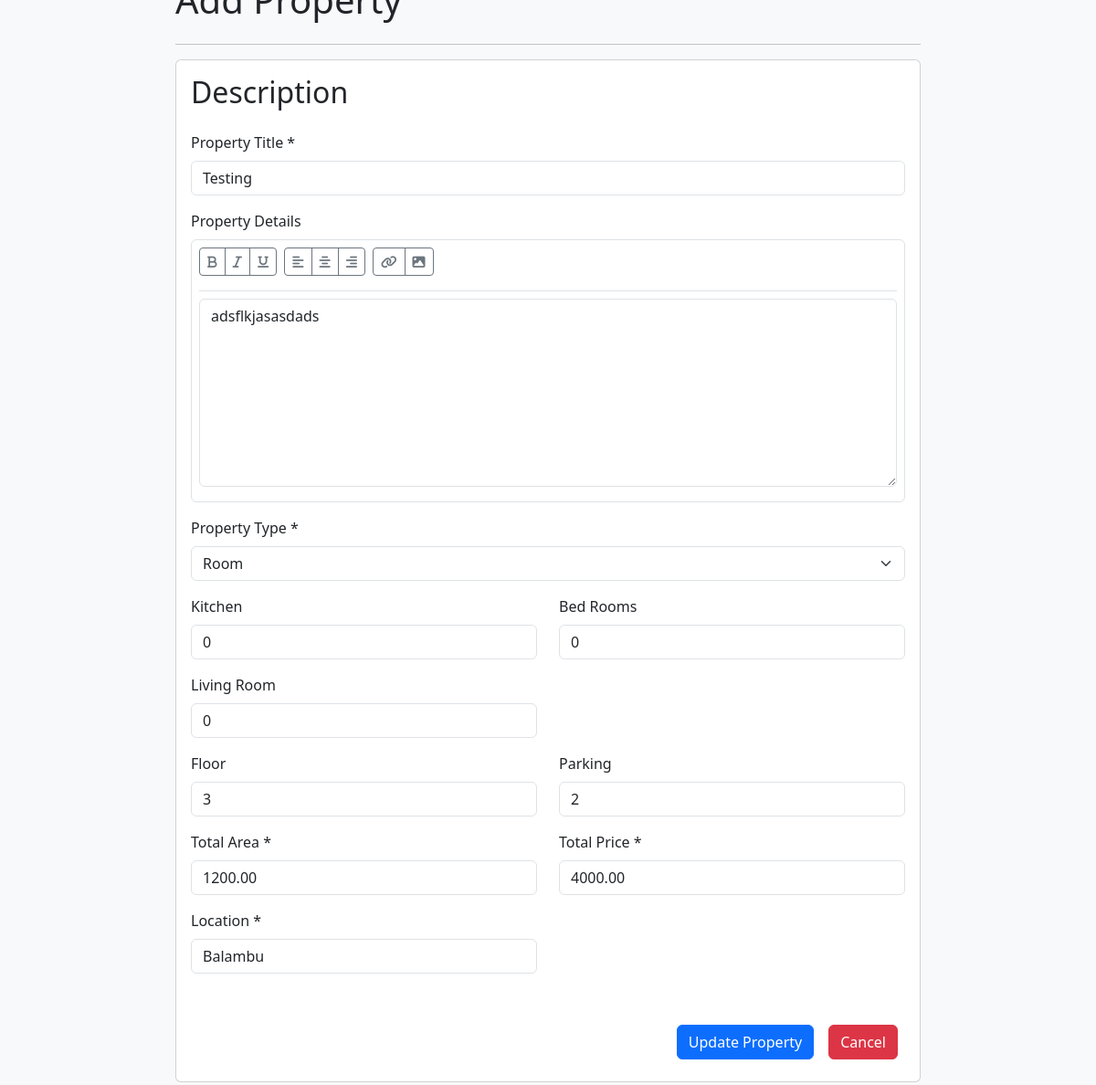
/admin/editProperty.php?id=94 (signed in), run on the app's committed database.
### tables this page shows
CREATE TABLE `property` (
  `id` int(11) NOT NULL,
  `property_title` varchar(255) NOT NULL,
  `description` text DEFAULT NULL,
  `property_type` enum('Room','Flat') NOT NULL,
  `kitchen` int(11) DEFAULT NULL,
  `bedroom` int(11) DEFAULT NULL,
  `living_room` int(11) DEFAULT NULL,
  `floor` int(11) DEFAULT NULL,
  `parking` int(11) DEFAULT NULL,
  `area` decimal(10,2) DEFAULT NULL,
  `total_price` decimal(10,2) DEFAULT NULL,
  `location` varchar(255) DEFAULT NULL,
  `added_date` timestamp NOT NULL DEFAULT current_timestamp(),
  `sold_status` tinyint(1) NOT NULL DEFAULT 1,
  `user_id` int(50) NOT NULL,
  `media` text DEFAULT NULL
);

### admin/editProperty.php (the view, shortened to what this page needs)
<!DOCTYPE html>
<html lang="en">
<?php
require '../includes/dbConnect.php'; ?>
<?php $id = $_GET['id'];
$property_query = "SELECT * FROM  property WHERE id = '$id'";
$property_result = mysqli_query($conn, $property_query);
?>
<head>
    <link href="https://cdn.jsdelivr.net/npm/bootstrap@5.3.0-alpha3/dist/css/bootstrap.min.css" rel="stylesheet">
    <link rel="stylesheet" href="https://cdnjs.cloudflare.com/ajax/libs/font-awesome/6.5.1/css/all.min.css">
</head>
<body style="margin-top:-1.5rem">
    <main class="flex-grow-1 padding-custom bg-light">
        <h1 class="mb-4">Add Property</h1>
        <hr>
        <?php
        if (mysqli_num_rows($property_result)) {
            while ($row = mysqli_fetch_array($property_result)) {
        ?>
                <div class="card">
                    <div class="card-body">
                        <h2 class="mb-4">Description</h2>
                        <form action="../control\editProperty.php" method="POST" enctype="multipart/form-data" required multiple>
                            <div class="mb-3">
                                <label for="name" class="form-label">Property Title *</label>
                                <input type="text" name="name" id="name" class="form-control" value="<?php echo $row['property_title']; ?>" required>
                            </div>
                            <div class="mb-3">
                                <label class="form-label">Property Details</label>
                                <div class="border rounded p-2">
                                    <div class="d-flex justify-content-between align-items-center pb-2 border-bottom">
                                        <div class="btn-toolbar" role="toolbar" aria-label="Formatting options for text editor">
                                            <div class="btn-group me-2 mb-2" role="group" aria-label="First group">
                                                <button type="button" class="btn btn-sm btn-outline-secondary"><i class="fas fa-bold"></i></button>
                                                <button type="button" class="btn btn-sm btn-outline-secondary"><i class="fas fa-italic"></i></button>
                                                <button type="button" class="btn btn-sm btn-outline-secondary"><i class="fas fa-underline"></i></button>
                                            </div>
                                            <div class="btn-group me-2 mb-2" role="group" aria-label="Second group">
                                                <button type="button" class="btn btn-sm btn-outline-secondary"><i class="fas fa-align-left"></i></button>
                                                <button type="button" class="btn btn-sm btn-outline-secondary"><i class="fas fa-align-center"></i></button>
                                                <button type="button" class="btn btn-sm btn-outline-secondary"><i class="fas fa-align-right"></i></button>
                                            </div>
                                            <div class="btn-group mb-2" role="group" aria-label="Third group">
                                                <button type="button" class="btn btn-sm btn-outline-secondary"><i class="fas fa-link"></i></button>
                                                <button type="button" class="btn btn-sm btn-outline-secondary"><i class="fas fa-image"></i></button>
                                            </div>
                                        </div>
                                    </div>
                                    <div class="py-2">
                                        <textarea id="description" name="description" rows="8" class="form-control"><?php echo $row['description']; ?></textarea>
                                    </div>
                                </div>
                            </div>
                            <div class="mb-3">
                                <label class="form-label">Property Type *</label>
                                <select class="form-select" aria-label="Select property type" name="property_type" required>
                                    <option selected><?php echo $row['property_type']; ?></option>
                                </select>
                            </div>
                            <div class="row mb-3">
                                <div class="col-md-6">
                                    <label for="kitchen" class="form-label">Kitchen</label>
                                    <input type="number" name="kitchen" id="kitchen" class="form-control" value="<?php echo $row['kitchen']; ?>" required>
                                </div>
                                <div class="col-md-6">
                                    <label for="bedrooms" class="form-label">Bed Rooms</label>
                                    <input type="number" name="bedrooms" id="bedrooms" class="form-control" value="<?php echo $row['bedroom']; ?>">
                                </div>
                            </div>
                            <div class="row mb-3">
                                <div class="col-md-6">
                                    <label for="livingroom" class="form-label">Living Room</label>
                                    <input type="number" name="livingroom" id="livingroom" class="form-control" value="<?php echo $row['living_room']; ?>">
                                </div>
                            </div>
                            <div class="row mb-3">
                                <div class="col-md-6">
                                    <label for="floor" class="form-label">Floor</label>
                                    <input type="number" name="floor" id="floor" class="form-control" value="<?php echo $row['floor']; ?>">
                                </div>
                                <div class="col-md-6">
                                    <label for="parking" class="form-label">Parking</label>
                                    <input type="number" name="parking" id="parking" class="form-control" value="<?php echo $row['parking']; ?>">
                                </div>
                            </div>
                            <div class="row mb-3">
                                <div class="col-md-6">
                                    <label for="area" class="form-label">Total Area *</label>
                                    <input type="text" name="area" id="area" class="form-control" value="<?php echo $row['area']; ?>">
                                </div>
                                <div class="col-md-6">
                                    <label for="price" class="form-label">Total Price *</label>
                                    <input type="text" name="price" id="price" class="form-control" required value="<?php echo $row['total_price']; ?>">
                                </div>
                            </div>
                            <div class="row mb-3">
                                <div class="col-md-6">
                                    <label for="location" class="form-label">Location *</label>
                                    <input type="text" name="location" id="location" class="form-control" value="<?php echo $row['location']; ?>" required>
                                </div>
                            </div>
                    </div>
                    <div class="m-4 d-flex justify-content-end">
                        <button type="submit" class="btn btn-primary me-3" name="update_property">Update Property</button>
                        <a href="javascript:window.history.back();"></a><button type="button" class="btn btn-danger" id="cancel-button">Cancel</button>
                    </div>
                </div>
    </main>
<?php
            }
        } else {
            $_SESSION['status'] = "Data Not Found!";
            $_SESSION['status_code'] = "error";
            header("Location: ../admin\myProerty.php");
            exit;
        }
?>
</body>
</html>

### admin/editProperty.php (style rules this page uses)
.padding-custom { padding: 0 12rem 2rem 12rem; }

### data on the page
property: name "Testing", description "adsflkjasasdads", property_type "Room", kitchen "0", bedrooms "0", livingroom "0", floor "3", parking "2", area "1200.00", price "4000.00", location "Balambu"
